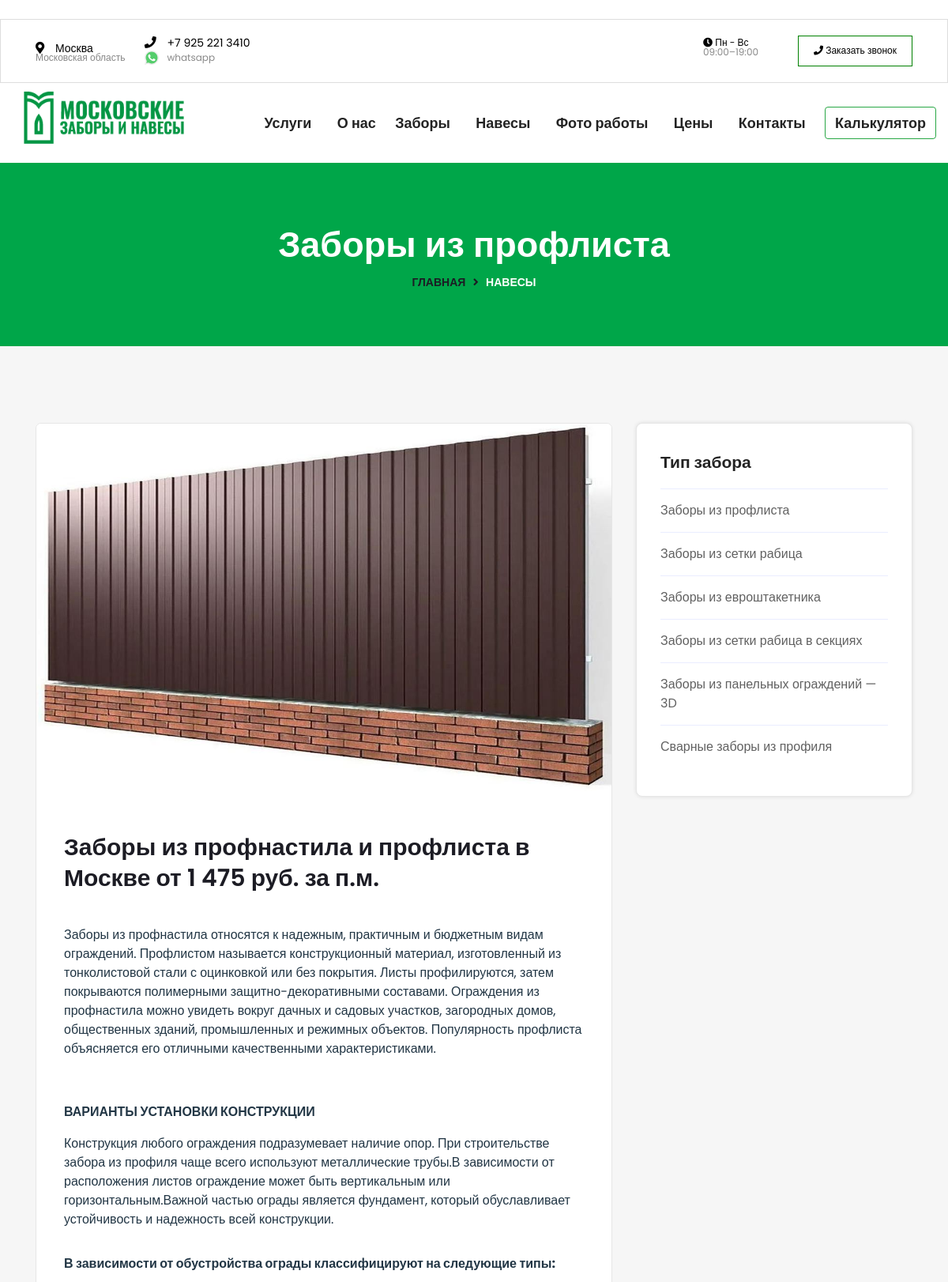
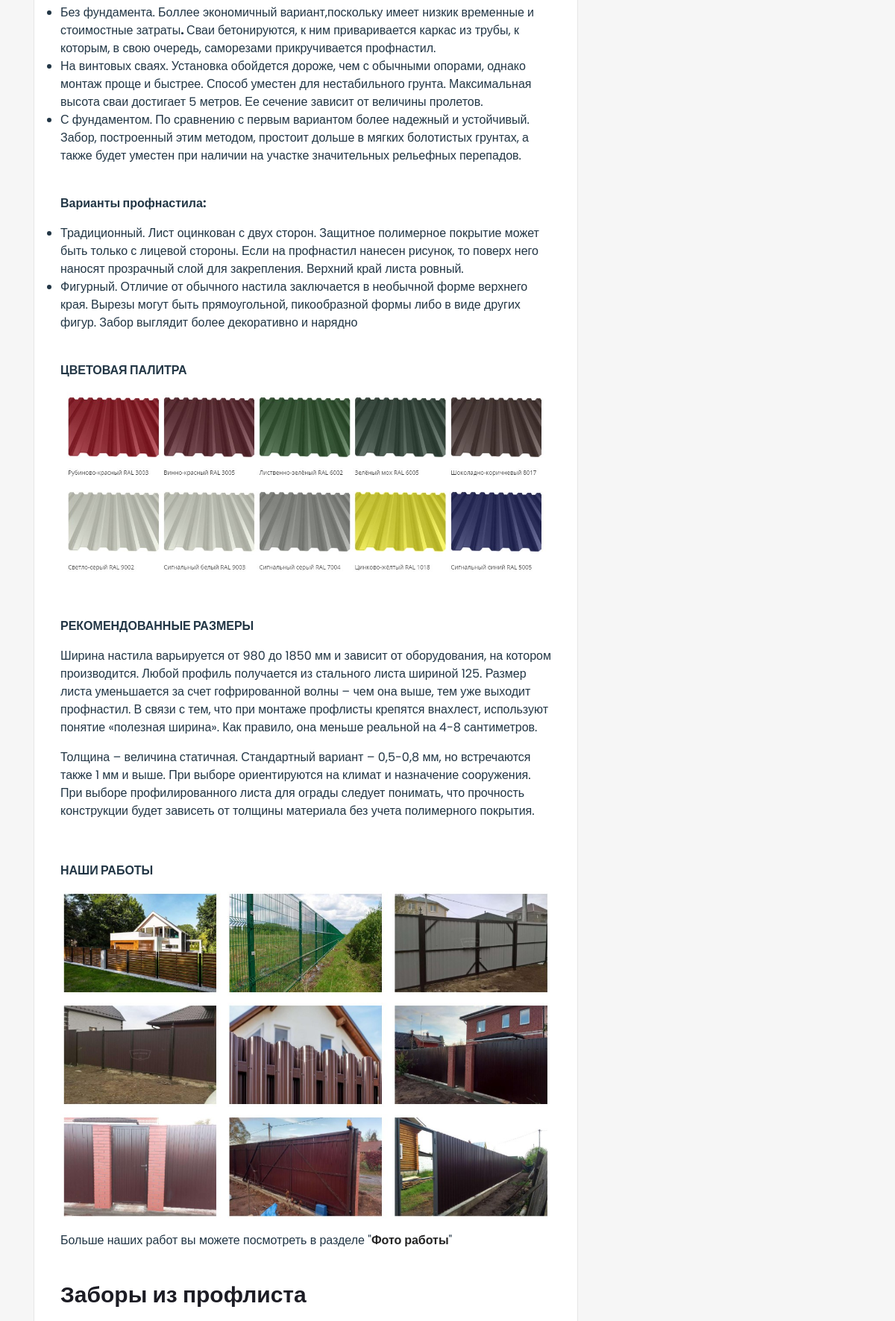
Page /zabory/category/zabory-iz-profnastila (upper part) on the committed database (2 pictures, top to bottom).
### home/models.py (models this page shows, shortened)
class ServiceCategory(models.Model):
    Title = models.CharField("Название тип забора", max_length=100, blank=True, null=True,  help_text="Введите категорию услуги")
    Slug = models.CharField(max_length=100, blank=True, null=True, unique=True, help_text="Ссылка категория услуги")
    Content = RichTextUploadingField("Описание", blank=True, null=True, help_text="Короткое описание ")
    ShortDesc = models.TextField("Короткое описание", max_length=165, null=True, blank=True, help_text="Короткое описание сервиса")
    Image = ProcessedImageField(upload_to='zabory/categories/%Y-%m-%d/',
                            processors=[ResizeToFill(1200, 768)],
                            format='JPEG',
                            blank=True, null=True)
    image_thumbnail = ImageSpecField(source='Image',
                                 processors=[ResizeToFill(390, 290)],
                                 format='JPEG',
                                 )
    class Meta:
        verbose_name = 'Тип забора'
        verbose_name_plural = 'Типы забора'
    def get_absolute_url(self):
        return reverse('home:zaborCategory', args = [self.Slug])

### home/views.py (the view)
# urls.py: path('zabory/category/<slug:Slug>', views.zaborCategory, name='zaborCategory'),
def zaborCategory(request, Slug):
    template = 'home/zabor_category.html'
    navesy = Naves.objects.filter(status='published')
    zaborCategory = ServiceCategory.objects.get(Slug=Slug)
    zabory = Services.objects.filter(status='published', Category=zaborCategory.id)
    zaborCategories = ServiceCategory.objects.all() # # used to show other categories
    args = {
        'navesy': navesy,
        'zabory': zabory,
        'zaborCategory': zaborCategory,
        'zaborCategories': zaborCategories, # used to show other categories
    }
    return render(request, template, args) #

### home/models.py (called while the page is built)
    def get_absolute_url(self):
        return reverse('home:zaborDetails', args = [self.Slug])

### home/templates/home/zabor_category.html (shortened to what this page needs)
﻿{% extends 'base.html' %}{% load static %}
    {%block mainWrapper %}
    <div class="breatcumb-area d-flex align-items-center">
        <div class="container">
            <div class="row">
                <div class="col-lg-12">
                    <div class="breatcumb-content text-center">
                        <div class="breatcumb-title">
                            <h2>{{zaborCategory.Title}}</h2>
                        </div>
                        <div class="breatcumb-content-text">
                            <ul>
                                <li><a href="#">Главная</a> <i class="fas fa-angle-right"></i>  <span>Навесы</span></li>
                            </ul>
                        </div>
                    </div>
                </div>
            </div>
        </div>
    </div>
    <div class="blog_area blog-details-area rs pt-115 pb-90" id="blog">
        <div class="container">
            <div class="row">
                <div class="col-lg-8 col-md-12 col-sm-12 col-xs-12">
                    <div class="row">
                        <div class="col-md-12">
                            <div class="dreamit-single-blog-box">
                                <div class="dreamit-sigle-tmumb">
                                    <img src="{{zaborCategory.Image.url }}" alt="{{page.Title}}">
                                </div>
                                <div class="em-blog-content">
                                    <div class="blog-page-title pt-3">
                                        {% autoescape off %}
                                        {{zaborCategory.Content}}
                                        {% endautoescape %}
                                    </div>
                                    <div class="blog-page-title pt-3">
                                        <div class="row pb-3">
                                            {% if zabory %}
                                            <div class="col-sm-12 pb-3">
                                                <h3 class="theme-color">{{zaborCategory.Title}}</h3>
                                            </div>
                                            {% for zabor in zabory %}
                                            {% if forloop.counter|divisibleby:"3" and not forloop.last %}
                                            </div>
                                            {% endif %}
                                            {% endfor %}
                                            {% endif %}
                                    </div>
                                </div>
                            </div>
                        </div>
                    </div>
                </div>
                <div class=" col-lg-4 col-md-12 col-sm-12 col-xs-12 sidebar-right content-widget pdsr">
                    <div class="blog-left-side widget">
                        <div class="widget-sidebar-box-two">
                            <div class="widget-sidebar-title text-left pb-20">
                                <h2>Тип забора</h2>
                            </div>
                            <div class="categories-content">
                                <ul>
                                    {% for zc in zaborCategories %}
                                    <li><a href="{%if zc.get_absolute_url == zaborCategory.get_absolute_url %}#{% else %}{{zc.get_absolute_url}}{% endif %}">{{zc.Title}}</a></li>
                                    {% endfor %}
                                </ul>
                            </div>
                        </div>
                    </div>
                </div>
            </div>
        </div>
    </div>
    <br><br><br><br>
    {% endblock mainWrapper %}

### static/assets/css/theme-default.css (style rules this page uses)
html, body { overflow-x: hidden; }
body { color: #223645; font-size: 16px; font-weight: 400; line-height: 1.5; text-align: left; font-family: 'Poppins', sans-serif; }
html { scroll-behavior: smooth; }
p { font-weight: 400; font-style: normal; }
h1, h2, h3, h4, h5, h6 { color: #1c1c24; font-family: 'Poppins', sans-serif; font-style: normal; margin-bottom: 0; margin-top: 10px; line-height: 1.3; font-weight: 600; -webkit-transition: .5s; transition: .5s; font-size:36px; }
h2 { font-size: 35px; }
h3 { font-size: 30px; }
ul { margin: 0px; padding: 0px; }
ul { margin: 0; padding: 0; }
::placeholder { color: #454545; font-size: 16px; }
.pt-115 { padding-top:115px; }
.pb-90 { padding-bottom:90px; }
.pb-20 { padding-bottom:20px; }

### static/assets/css/widget.css (style rules this page uses)
.blog-details-area { background: #F6F6F6; }
.dreamit-single-blog-box { margin-bottom: 40px; transition: .3s; background: #fff; border: 1px solid #e6e6e6; overflow: hidden; border-radius: 7px; }
.dreamit-sigle-tmumb img { width: 100%; }
.em-blog-content { padding: 26px 35px 13px; }
.blog-page-title a { font-weight: 600; color: #232323; transition: .3s; }
.widget-sidebar-title h2 { color: #232323; font-size: 21px; position: relative; display: block; margin: 0; }
.widget-sidebar-box-two { padding: 35px 30px 35px; box-shadow: 0 0 5px rgb(0 0 0 / 10%); background: #fff; border: 1px solid #e6e6e6; margin-bottom: 40px; border-radius: 8px; }
.categories-content ul li { list-style: none; border-top: 1px solid #eaedff; padding-top: 15px; padding-bottom: 15px; }
.categories-content ul li a { color: #616161; }

### home/templates/base.html (style rules this page uses)
.breatcumb-title h2, .breatcumb-content-text ul li a { font-family: 'Oswald', sans-serif !important; }

### rows in the picture
ServiceCategory: Title "Заборы из профлиста", Image (picture), Content "Заборы из профнастила и профлиста в Москве от 1 475 руб. за п.м. Заборы из профнастила относятся к надежным, практичным и бюджетным видам ограждений. Профлистом называется конструкционный материал, изготовленный из тонколистовой стали с оцинковкой или без покрытия. Листы профилируются, затем покрываются полимерными защитно-декоративными составами. Ограждения из профнастила можно увидеть вокруг дачных и садовых участков, загородных домов, общественных зданий, промышленных и режимных объектов. Популярность профлиста объясняется его отличными качественными характеристиками. ВАРИАНТЫ УСТАНОВКИ КОНСТРУКЦИИ Конструкция любого ограждения подразумевает наличие опор. При строительстве забора из…", Content (picture)
ServiceCategory: Title "Заборы из сетки рабица"
ServiceCategory: Title "Заборы из евроштакетника"
ServiceCategory: Title "Заборы из сетки рабица в секциях"
ServiceCategory: Title "Заборы из панельных ограждений — 3D"
ServiceCategory: Title "Сварные заборы из профиля"
